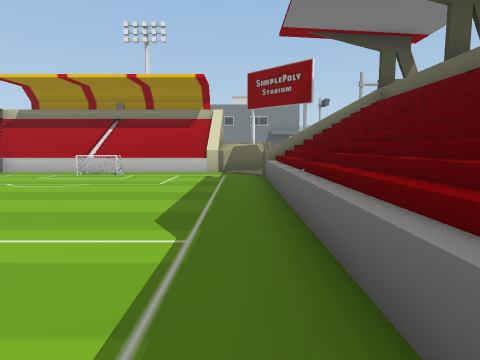
View 1 (above)

16 first-person views from a walk through a Unity game level. The camera is 1.5 m above the floor, tilts 6° down and sees 75° across. The floor is counted in squares, 2 m on a side. Each view is taken from the middle of a square. On the plan, view 1 faces up. The plan holds only what a view shows up to about 10 squares ahead; the rest is blank. The place goes on beyond the plan. The player is left out. Some surface patterns are stand-ins.

View 2
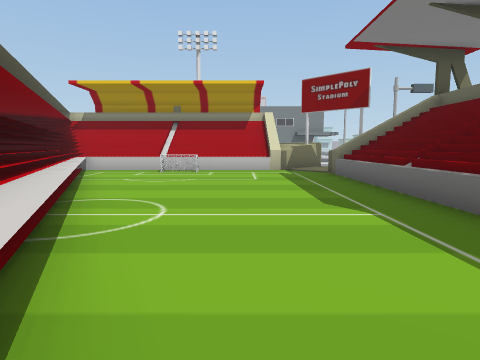

View 3
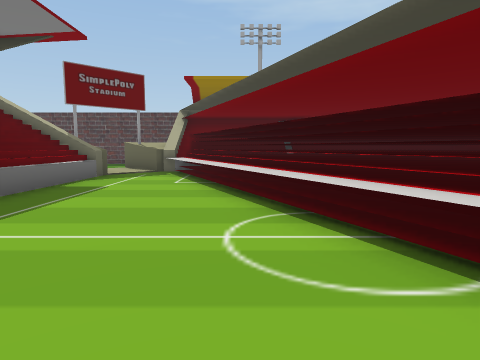

View 4
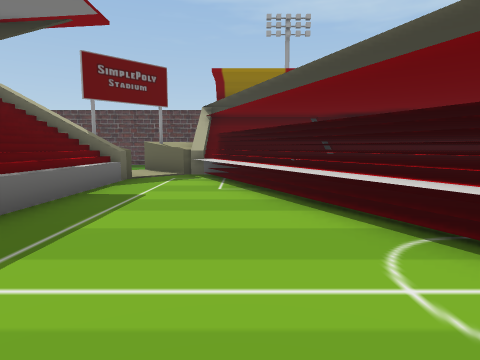

View 5
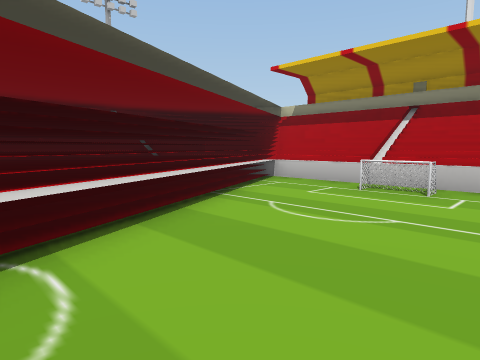

View 6
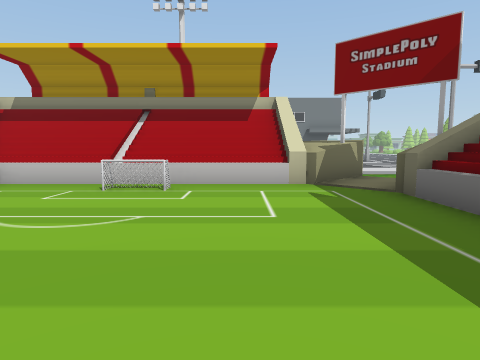

View 7
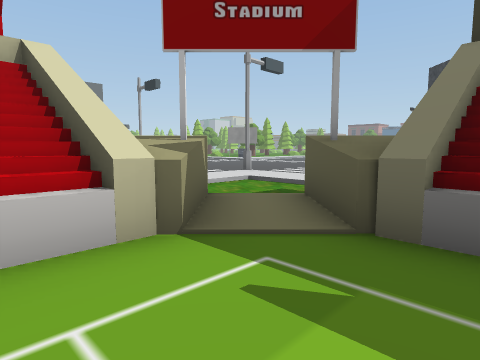

View 8
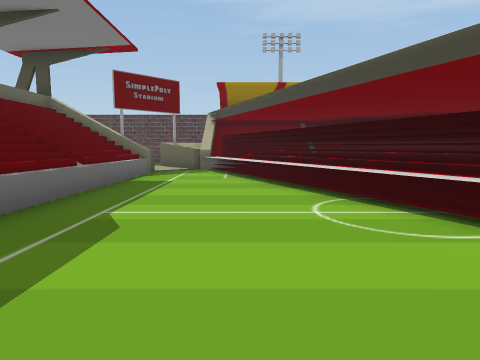

View 9
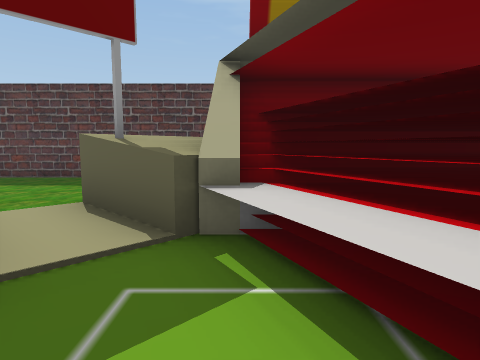

View 10
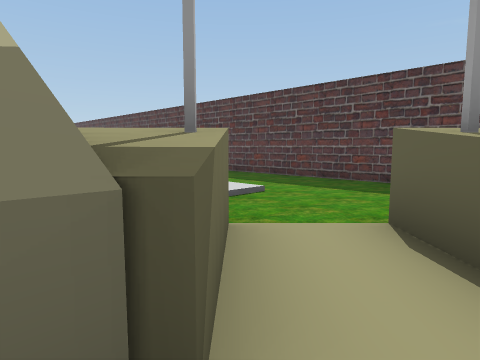

View 11
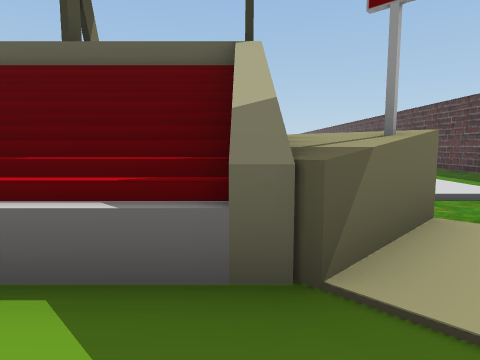

View 12
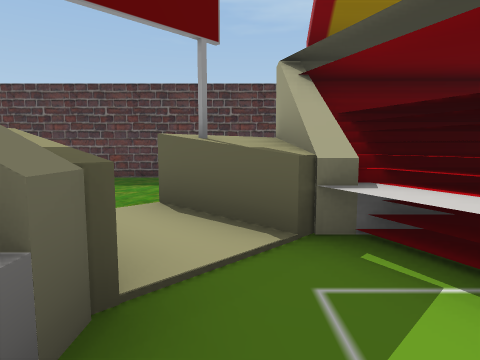

View 13
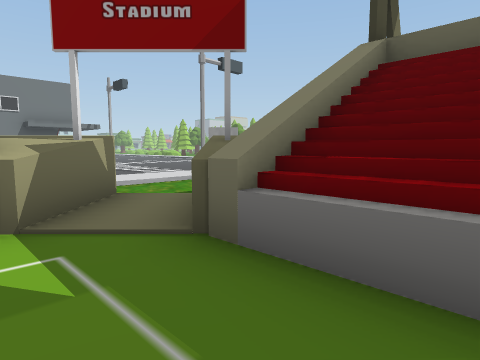

View 14
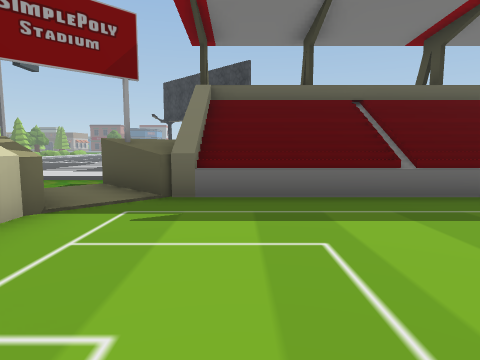

View 15
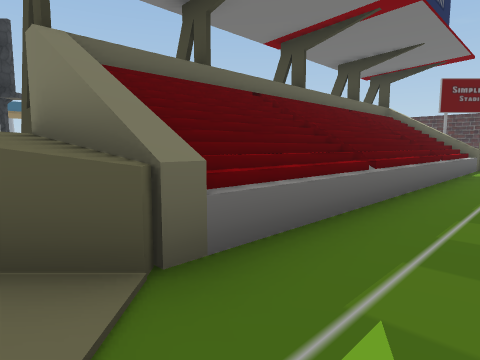

View 16
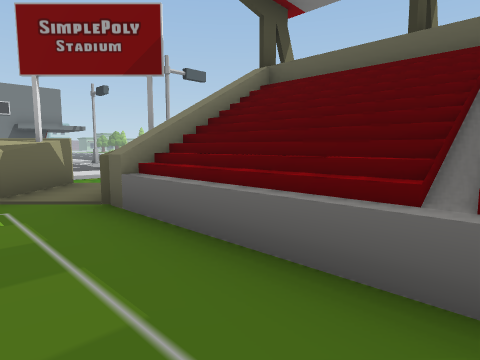

### Floor plan
Key: @ floor where view 1 was taken; # wall or solid block; . main floor; - floor 0.25 m lower than the main floor; / step, stairs or slope; ^ raised ledge.
Columns run from 7 left of view 1 to 9 right of it. Each row starts with its distance up from view 1.
 15           --
 14          ///#
 13          ....
 12          --/.
 11        ##--/.
 10 ^#^####^./-/
  9 ^..^.....#
  8 #.......###
  7 #^......^#
  6 #^......^#
  5 ##^.....^#
  4 ##^.....^#
  3  ##.....^#
  2  ##^....^#
  1  ###....^#
  0 ####^..@^#
 -1 ####^...^#
 -2 #####^..^#
 -3 #####^..##
 -4 ######^.^#
 -5 ######^^##-
 -6      ####--/
 -7         ---/..
 -8          ------
 -9          --------
-10          --------
-11          ########

Where each view was taken, in squares from view 1:
view 1: 0 up, 0 right, facing up
view 2: 1 down, 2 left, facing up
view 3: 5 up, 3 left, facing down
view 4: 4 up, 2 left, facing down
view 5: 3 up, 2 left, facing up-left
view 6: 3 up, 2 left, facing up
view 7: 7 up, 2 left, facing up-right
view 8: 6 up, 2 left, facing down
view 9: 2 down, 1 left, facing down
view 10: 3 down, 0 right, facing down-right
view 11: 3 down, 1 left, facing right
view 12: 2 down, 0 right, facing down
view 13: 6 up, 1 left, facing up-right
view 14: 7 up, 4 left, facing right
view 15: 9 up, 1 left, facing down-right
view 16: 4 up, 1 left, facing up-right
